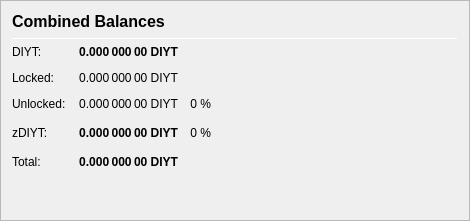
                <widget class="QFrame" name="frame_CombinedBalances">
                 <property name="minimumSize">
                  <size>
                   <width>470</width>
                   <height>0</height>
                  </size>
                 </property>
                 <property name="frameShape">
                  <enum>QFrame::StyledPanel</enum>
                 </property>
                 <property name="frameShadow">
                  <enum>QFrame::Raised</enum>
                 </property>
                 <layout class="QVBoxLayout" name="verticalLayout_5">
                  <item>
                   <layout class="QHBoxLayout" name="horizontalLayout_5" stretch="0">
                    <item>
                     <widget class="QLabel" name="label_5z">
                      <property name="minimumSize">
                       <size>
                        <width>0</width>
                        <height>20</height>
                       </size>
                      </property>
                      <property name="font">
                       <font>
                        <pointsize>12</pointsize>
                        <weight>75</weight>
                        <bold>true</bold>
                       </font>
                      </property>
                      <property name="toolTip">
                       <string>Combined Balances (including unconfirmed and immature coins)</string>
                      </property>
                      <property name="text">
                       <string>&lt;html&gt;&lt;head/&gt;&lt;body&gt;&lt;p&gt;Combined Balances&lt;/p&gt;&lt;/body&gt;&lt;/html&gt;</string>
                      </property>
                     </widget>
                    </item>
                   </layout>
                  </item>
                  <item>
                   <widget class="Line" name="line_CombinedBalance">
                    <property name="minimumSize">
                     <size>
                      <width>0</width>
                      <height>1</height>
                     </size>
                    </property>
                    <property name="maximumSize">
                     <size>
                      <width>16777215</width>
                      <height>1</height>
                     </size>
                    </property>
                    <property name="orientation">
                     <enum>Qt::Horizontal</enum>
                    </property>
                   </widget>
                  </item>
                  <item>
                   <layout class="QGridLayout" name="gridLayout_3">
                    <property name="spacing">
                     <number>12</number>
                    </property>
                    <item row="4" column="1">
                     <widget class="QLabel" name="labelzBalancez">
                      <property name="font">
                       <font>
                        <weight>75</weight>
                        <bold>true</bold>
                       </font>
                      </property>
                      <property name="cursor">
                       <cursorShape>IBeamCursor</cursorShape>
                      </property>
                      <property name="toolTip">
                       <string>Total of transactions that have yet to be confirmed, and do not yet count toward the spendable balance</string>
                      </property>
                      <property name="text">
                       <string notr="true">0.000 000 00 DIYT</string>
                      </property>
                      <property name="alignment">
                       <set>Qt::AlignRight|Qt::AlignTrailing|Qt::AlignVCenter</set>
                      </property>
                      <property name="textInteractionFlags">
                       <set>Qt::LinksAccessibleByMouse|Qt::TextSelectableByKeyboard|Qt::TextSelectableByMouse</set>
                      </property>
                     </widget>
                    </item>
                    <item row="6" column="1">
                     <widget class="QLabel" name="labelTotalz">
                      <property name="font">
                       <font>
                        <weight>75</weight>
                        <bold>true</bold>
                       </font>
                      </property>
                      <property name="cursor">
                       <cursorShape>IBeamCursor</cursorShape>
                      </property>
                      <property name="toolTip">
                       <string>Total Balance, including unconfirmed and immature coins.</string>
                      </property>
                      <property name="text">
                       <string notr="true">0.000 000 00 DIYT</string>
                      </property>
                      <property name="alignment">
                       <set>Qt::AlignRight|Qt::AlignTrailing|Qt::AlignVCenter</set>
                      </property>
                      <property name="textInteractionFlags">
                       <set>Qt::LinksAccessibleByMouse|Qt::TextSelectableByKeyboard|Qt::TextSelectableByMouse</set>
                      </property>
                     </widget>
                    </item>
                    <item row="4" column="3">
                     <spacer name="horizontalSpacer_6">
                      <property name="orientation">
                       <enum>Qt::Horizontal</enum>
                      </property>
                      <property name="sizeHint" stdset="0">
                       <size>
                        <width>40</width>
                        <height>20</height>
                       </size>
                      </property>
                     </spacer>
                    </item>
                    <item row="6" column="0">
                     <widget class="QLabel" name="labelTotalTextz">
                      <property name="text">
                       <string>Total:</string>
                      </property>
                     </widget>
                    </item>
                    <item row="1" column="0">
                     <widget class="QLabel" name="labelBalanceTextz">
                      <property name="text">
                       <string>DIYT:</string>
                      </property>
                     </widget>
                    </item>
                    <item row="1" column="1">
                     <widget class="QLabel" name="labelBalancez">
                      <property name="font">
                       <font>
                        <weight>75</weight>
                        <bold>true</bold>
                       </font>
                      </property>
                      <property name="cursor">
                       <cursorShape>IBeamCursor</cursorShape>
                      </property>
                      <property name="toolTip">
                       <string>Your current spendable balance</string>
                      </property>
                      <property name="text">
                       <string notr="true">0.000 000 00 DIYT</string>
                      </property>
                      <property name="alignment">
                       <set>Qt::AlignRight|Qt::AlignTrailing|Qt::AlignVCenter</set>
                      </property>
                      <property name="textInteractionFlags">
                       <set>Qt::LinksAccessibleByMouse|Qt::TextSelectableByKeyboard|Qt::TextSelectableByMouse</set>
                      </property>
                     </widget>
                    </item>
                    <item row="4" column="0">
                     <widget class="QLabel" name="labelzBalanceTextz">
                      <property name="toolTip">
                       <string/>
                      </property>
                      <property name="text">
                       <string>zDIYT:</string>
                      </property>
                     </widget>
                    </item>
                    <item row="4" column="2">
                     <widget class="QLabel" name="labelzDIYTPercent">
                      <property name="toolTip">
                       <string>Current percentage of zDIYT.
If AutoMint is enabled this percentage will settle around the configured AutoMint percentage (default = 0%)</string>
                      </property>
                      <property name="text">
                       <string>0 %</string>
                      </property>
                      <property name="alignment">
                       <set>Qt::AlignRight|Qt::AlignTrailing|Qt::AlignVCenter</set>
                      </property>
                     </widget>
                    </item>
                    <item row="6" column="2">
                     <widget class="QLabel" name="label100Percent">
                      <property name="text">
                       <string/>
                      </property>
                      <property name="alignment">
                       <set>Qt::AlignRight|Qt::AlignTrailing|Qt::AlignVCenter</set>
                      </property>
                     </widget>
                    </item>
                    <item row="2" column="1">
                     <widget class="QLabel" name="labelLockedBalance">
                      <property name="toolTip">
                       <string>Locked DIYT or Masternode collaterals. These are excluded from zDIYT minting.</string>
                      </property>
                      <property name="text">
                       <string>0.000 000 00 DIYT</string>
                      </property>
                      <property name="alignment">
                       <set>Qt::AlignRight|Qt::AlignTrailing|Qt::AlignVCenter</set>
                      </property>
                     </widget>
                    </item>
                    <item row="2" column="0">
                     <widget class="QLabel" name="labelLockedBalanceText">
                      <property name="toolTip">
                       <string>Locked DIYT or Masternode collaterals. These are excluded from zDIYT minting.</string>
                      </property>
                      <property name="text">
                       <string>Locked:</string>
                      </property>
                     </widget>
                    </item>
                    <item row="3" column="0">
                     <widget class="QLabel" name="labelUnLockedBalanceText">
                      <property name="toolTip">
                       <string>Unlocked DIYTs. These can be used for zDIYT minting.</string>
                      </property>
                      <property name="text">
                       <string>Unlocked:</string>
                      </property>
                     </widget>
                    </item>
                    <item row="3" column="1">
                     <widget class="QLabel" name="labelUnLockedBalance">
                      <property name="toolTip">
                       <string>Unlocked DIYTs. These can be used for zDIYT minting.</string>
                      </property>
                      <property name="text">
                       <string>0.000 000 00 DIYT</string>
                      </property>
                      <property name="alignment">
                       <set>Qt::AlignRight|Qt::AlignTrailing|Qt::AlignVCenter</set>
                      </property>
                     </widget>
                    </item>
                    <item row="3" column="2">
                     <widget class="QLabel" name="labelDIYTPercent">
                      <property name="text">
                       <string>0 %</string>
                      </property>
                      <property name="alignment">
                       <set>Qt::AlignRight|Qt::AlignTrailing|Qt::AlignVCenter</set>
                      </property>
                     </widget>
                    </item>
                   </layout>
                  </item>
                  <item>
                   <spacer name="verticalSpacer_3">
                    <property name="orientation">
                     <enum>Qt::Vertical</enum>
                    </property>
                    <property name="sizeHint" stdset="0">
                     <size>
                      <width>20</width>
                      <height>40</height>
                     </size>
                    </property>
                   </spacer>
                  </item>
                 </layout>
                </widget>
